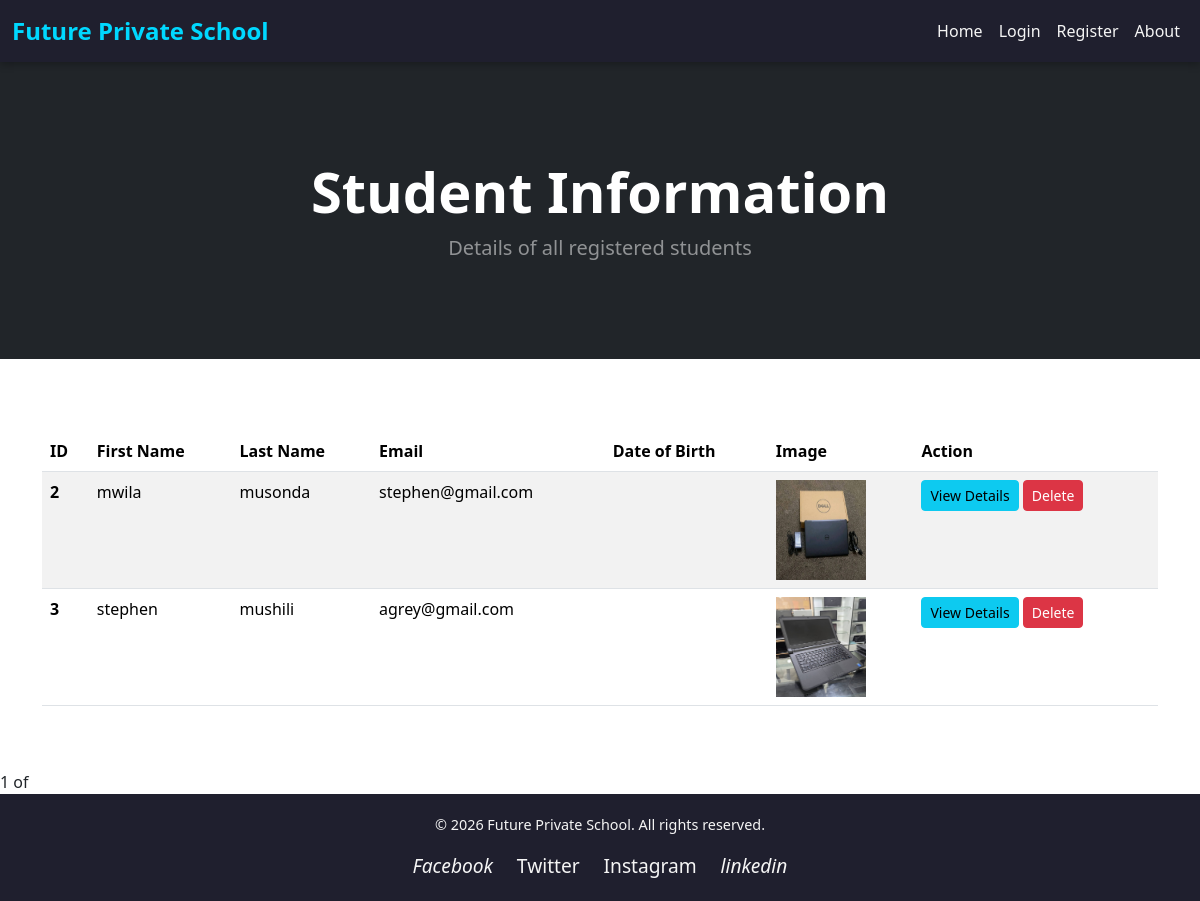
/student_info/, run on an earlier commit of the app's database.
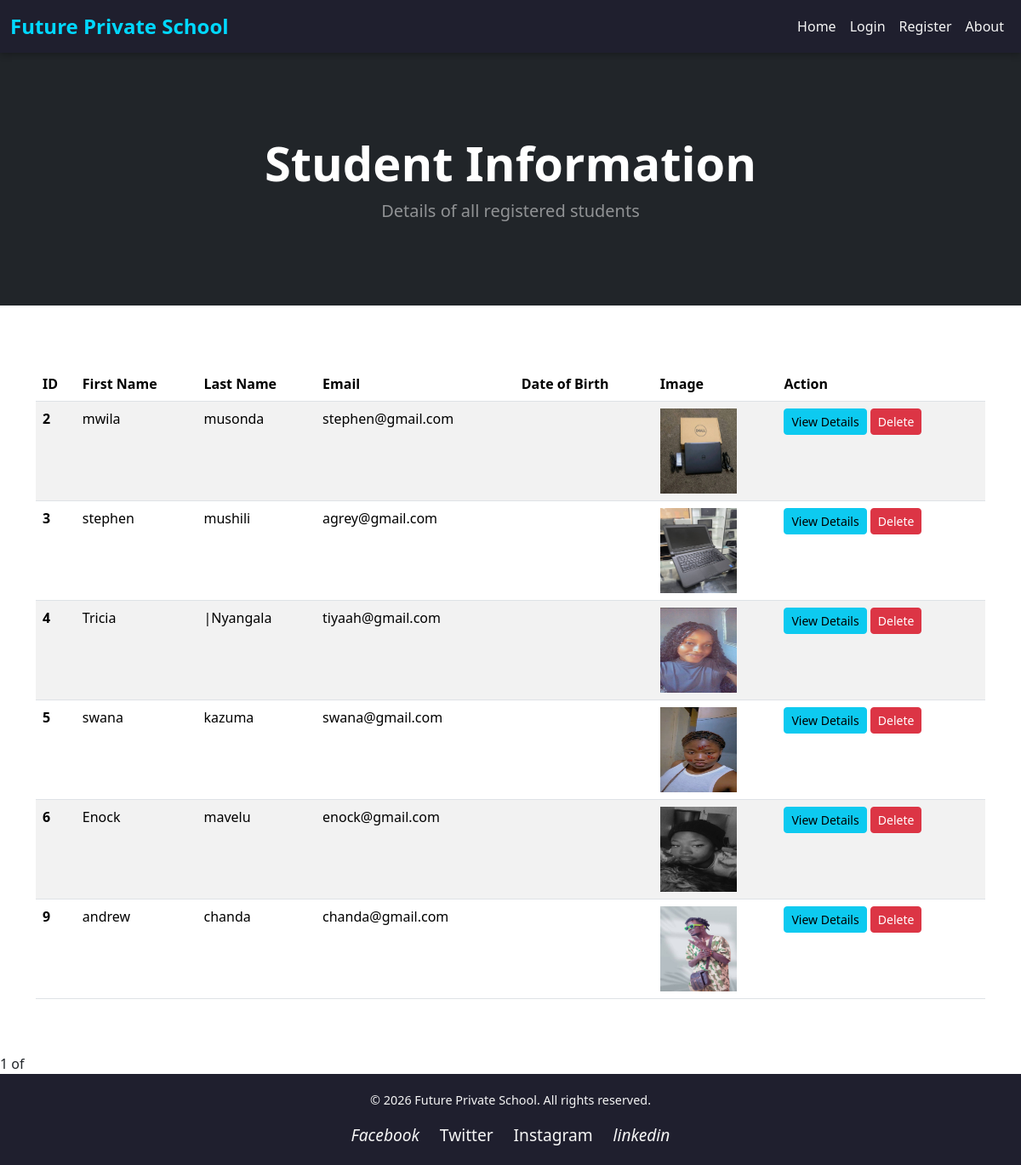
And on a later commit of the database.
### student_app/models.py (models this page shows, shortened)
class Student(models.Model):
    user = models.OneToOneField('auth.User', on_delete=models.CASCADE, null=True, blank=True)
    first_name= models.CharField(max_length=30)
    last_name= models.CharField(max_length=30)
    image= models.ImageField(upload_to='images/')
    email= models.EmailField()
    age= models.IntegerField()
    phone= models.CharField(max_length=12)
    courses= models.ManyToManyField(Course, related_name="students")

### student_app/views.py (the view)
# urls.py: path('student_info/', views.student_info, name= 'student_info'),
def student_info(request):
    students= Student.objects.all()
    paginator= Paginator(students, 6)
    page_number= request.GET.get('page')
    page_obj= paginator.get_page(page_number)
    return render(request, 'student_info.html', {
        'students': students,
        'page_obj': page_obj
        })

### student_app/templates/student_info.html (shortened to what this page needs)
{% extends 'base.html' %}
{% load static %}
{% block content %}
    <header class="bg-dark py-5">
        <div class="container px-4 px-lg-5 my-5">
            <div class="text-center text-white">
                <h1 class="display-4 fw-bolder">Student Information</h1>
                <p class="lead fw-normal text-white-50 mb-0">Details of all registered students</p>
            </div>
        </div>
    </header>
    <br><br><br>
    <div class="container">
        <table class="table table-striped">
            <thead>
                <tr>
                    <th scope="col">ID</th>
                    <th scope="col">First Name</th>
                    <th scope="col">Last Name</th>
                    <th scope="col">Email</th>
                    <th scope="col">Date of Birth</th>
                    <th scope="col">Image</th>
                    <th scope="col">Action</th>
                </tr>
            </thead>
            <tbody>
                {% for student in page_obj %}
                <tr>
                    <th scope="row">{{ student.id }}</th>
                    <td>{{ student.first_name }}</td>
                    <td>{{ student.last_name }}</td>
                    <td>{{ student.email }}</td>
                    <td>{{ student.date_of_birth }}</td>
                    <td>
                        {% if student.image %}
                            <img src="{{ student.image.url }}" alt="Student Image" width="90" height="100">
                        {% else %}
                            No Image
                        {% endif %}
                    </td>
                    <td>
                        <a href="{% url 'student_details' student.id %}" class="btn btn-info btn-sm">View Details</a>
                        <a href="{% url 'delete_student' student.id %}" class="btn btn-danger btn-sm">Delete</a>
                    </td>
                </tr>
                {% endfor %}
            </tbody>
        </table>
    </div>
    <br><br>
        {{page_obj.number}} of
     <br>
{% endblock %}

### student_app/templates/base.html (shortened to what this page needs)
{% load static%}
<!DOCTYPE html>
<html lang="en">
    <head>
        <link href="https://cdn.jsdelivr.net/npm/bootstrap-icons@1.5.0/font/bootstrap-icons.css" rel="stylesheet" />
    </head>
    <body>
        {% include 'navbar.html' %}
        {% block content %}
        {% endblock %}
       <footer class="page-footer">
    <div class="footer-content">
        <p>© 2026 Future Private School. All rights reserved.</p>
        <div class="social-links">
            <a href="https://web.facebook.com/ssilmba/" target="_blank"><i class="fab fa-facebook-f">Facebook</i></a>
            <a href="https://www.twitter.com" target="_blank">Twitter</a>
            <a href="https://www.instagram.com" target="_blank">Instagram</a>
            <a href="https://www.linkedin.com/in/stephen-silwimba-996455307/" target="_blank"><i class="fab fa-linkedin-in">linkedin</i></a>
        </div>
    </div>
</footer>
    </body>
</html>

### student_app/templates/navbar.html (shortened to what this page needs)
<!DOCTYPE html>
<html lang="en">
<head>
  <link href="https://cdn.jsdelivr.net/npm/bootstrap@5.3.8/dist/css/bootstrap.min.css"
        rel="stylesheet"
>
</head>
<body>
  <nav class="navbar navbar-expand-lg">
    <div class="container-fluid">
      <a class="navbar-brand" href="#">Future Private School</a>
      <div class="collapse navbar-collapse" id="navbarNav">
        <ul class="navbar-nav ms-auto">
          <li class="nav-item">
            <a class="nav-link active" aria-current="page" href="{% url 'home' %}">Home</a>
          </li>
          {% if user.is_authenticated %}
            {% if user.is_superuser %}
              <li class="nav-item">
                <a class="nav-link" href="{% url 'view_lecturer' %}">View Lecturer</a>
              </li>
              <li class="nav-item">
                <a class="nav-link" href="{% url 'student_info' %}">Student Info</a>
              </li>
            {% endif %}
            <li class="nav-item">
              <a class="nav-link" href="{% url 'logout' %}">Logout</a>
            </li>
          {% else %}
            <li class="nav-item">
              <a class="nav-link" href="{% url 'login' %}">Login</a>
            </li>
            <li class="nav-item">
              <a class="nav-link" href="{% url 'register_student' %}">Register</a>
            </li>
            <li class="nav-item">
              <a class="nav-link" href="{% url 'about' %}">About</a>
            </li>
          {% endif %}
        </ul>
      </div>
    </div>
  </nav>
</body>
</html>

### student_app/templates/base.html (style rules this page uses)
.page-footer { background-color: #1f1f2e; color: #f5f5f5; text-align: center; padding: 20px 10px; font-size: 0.9rem; }
.page-footer .social-links { margin-top: 10px; }
.page-footer .social-links a { color: #f5f5f5; margin: 0 10px; font-size: 1.2rem; transition: color 0.3s; }
.social-links a { text-decoration: none; }

### student_app/templates/navbar.html (style rules this page uses)
.navbar { background-color: #1f1f2e; box-shadow: 0 2px 8px rgba(0,0,0,0.3); }
.navbar-brand { font-weight: bold; color: #00d8ff !important; font-size: 1.5rem; }
.navbar-nav .nav-link { color: #f5f5f5 !important; font-weight: 500; transition: color 0.3s ease; }

### student_app/templates/student_info.html (style rules this page uses)
a { text-decoration: none; }

What changed in the data, as far as the page shows it:
added Student: id "4", first_name "Tricia", last_name "|Nyangala", email "tiyaah@gmail.com", image (picture)
added Student: id "5", first_name "swana", last_name "kazuma", email "swana@gmail.com", image (picture)
added Student: id "6", first_name "Enock", last_name "mavelu", email "enock@gmail.com", image (picture)
added Student: id "9", first_name "andrew", last_name "chanda", email "chanda@gmail.com", image (picture)
